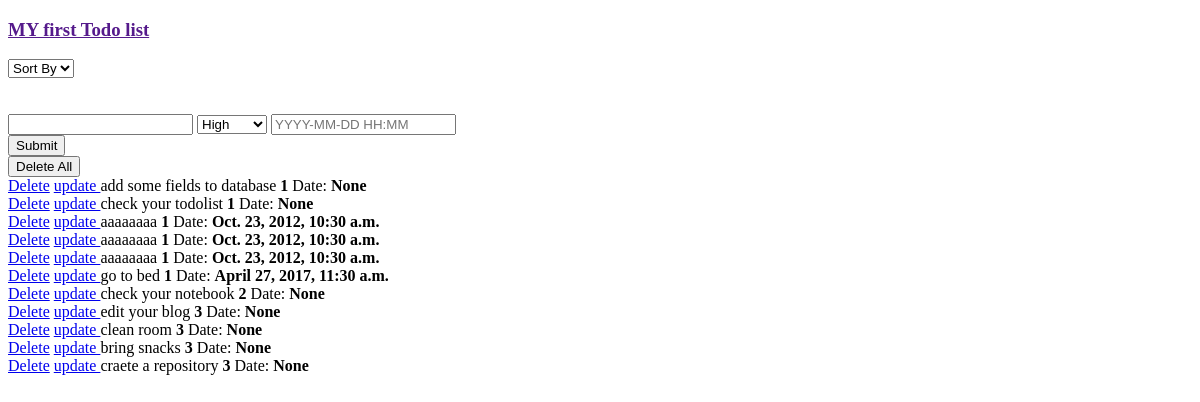
/, run on an earlier commit of the app's database.
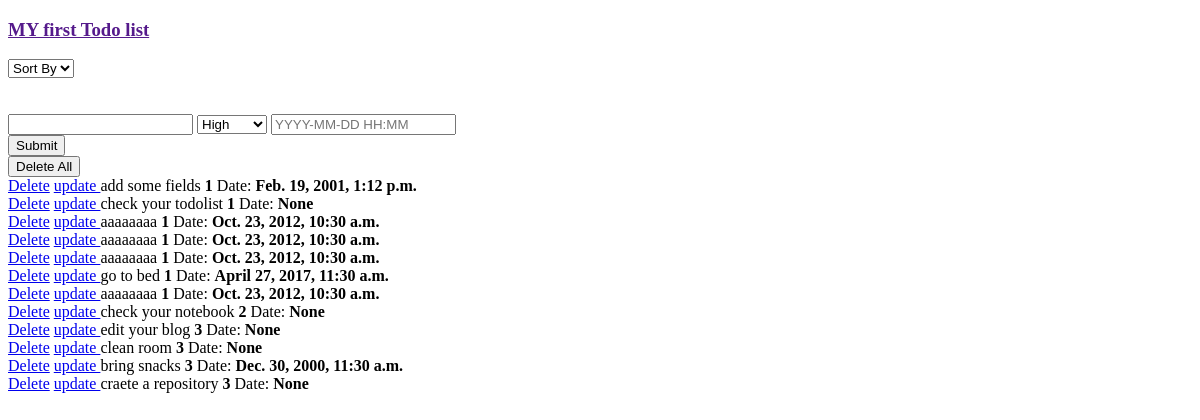
And on a later commit of the database.
### todoapp/models.py (models this page shows)
class Todolist(models.Model):
	task = models.CharField(max_length=200, null=True)
	priority = models.IntegerField(default= '3')
	due_date = models.DateTimeField(null=True)

### todoapp/views.py (the view, shortened to what this page needs)
# urls.py: url(r'^$', views.test),
def test(request):
    choose = request.GET.get('choose',1)
    if int(choose) == 2 :
        context={'todo_list': Todolist.objects.all().order_by('due_date')}
    else:
        context={'todo_list': Todolist.objects.all().order_by('priority')}
    return render(request, 'index.html', context)

### templates/index.html (shortened to what this page needs)
<!DOCTYPE html>
<html>
<head>
</head>
<body>
<a href=""><h3>MY first Todo list</h3> </a>
<form action="/">
<select name="choose" onchange="this.form.submit()" >
   <option >Sort By</option>
 </select>
</form>
<br>
<br>
<form action="/" method="post">{% csrf_token %}
	<input type="text" name="task_data"/>
	<select name="priority" >
  <option value="1">High</option>
</select>
<input type="text" name="task_date" placeholder="YYYY-MM-DD HH:MM" title="Enter a date in this formart YYYY-MM-DD HH:MM"/> <br>
	<input type="submit"/>
</form>
<a href='/delete_all/'> <button>Delete All</button> </a> <br>
{% for x in todo_list %}
    <a href='/delete/{{x.id}}/'> Delete</a>
    <a href="/update/{{x.id}}/"> update </a>
	{{x.task}}
	<strong>{{x.priority}}</strong>
	Date: <strong>{{x.due_date}}</strong><br>
{% endfor %}
</body>
</html>

What changed in the data, as far as the page shows it:
changed Todolist: task "add some fields to database" → "add some fields"; due_date "None" → "Feb. 19, 2001, 1:12 p.m."
added Todolist: task "aaaaaaaa", priority "1", due_date "Oct. 23, 2012, 10:30 a.m."
changed Todolist "bring snacks": due_date "None" → "Dec. 30, 2000, 11:30 a.m."
